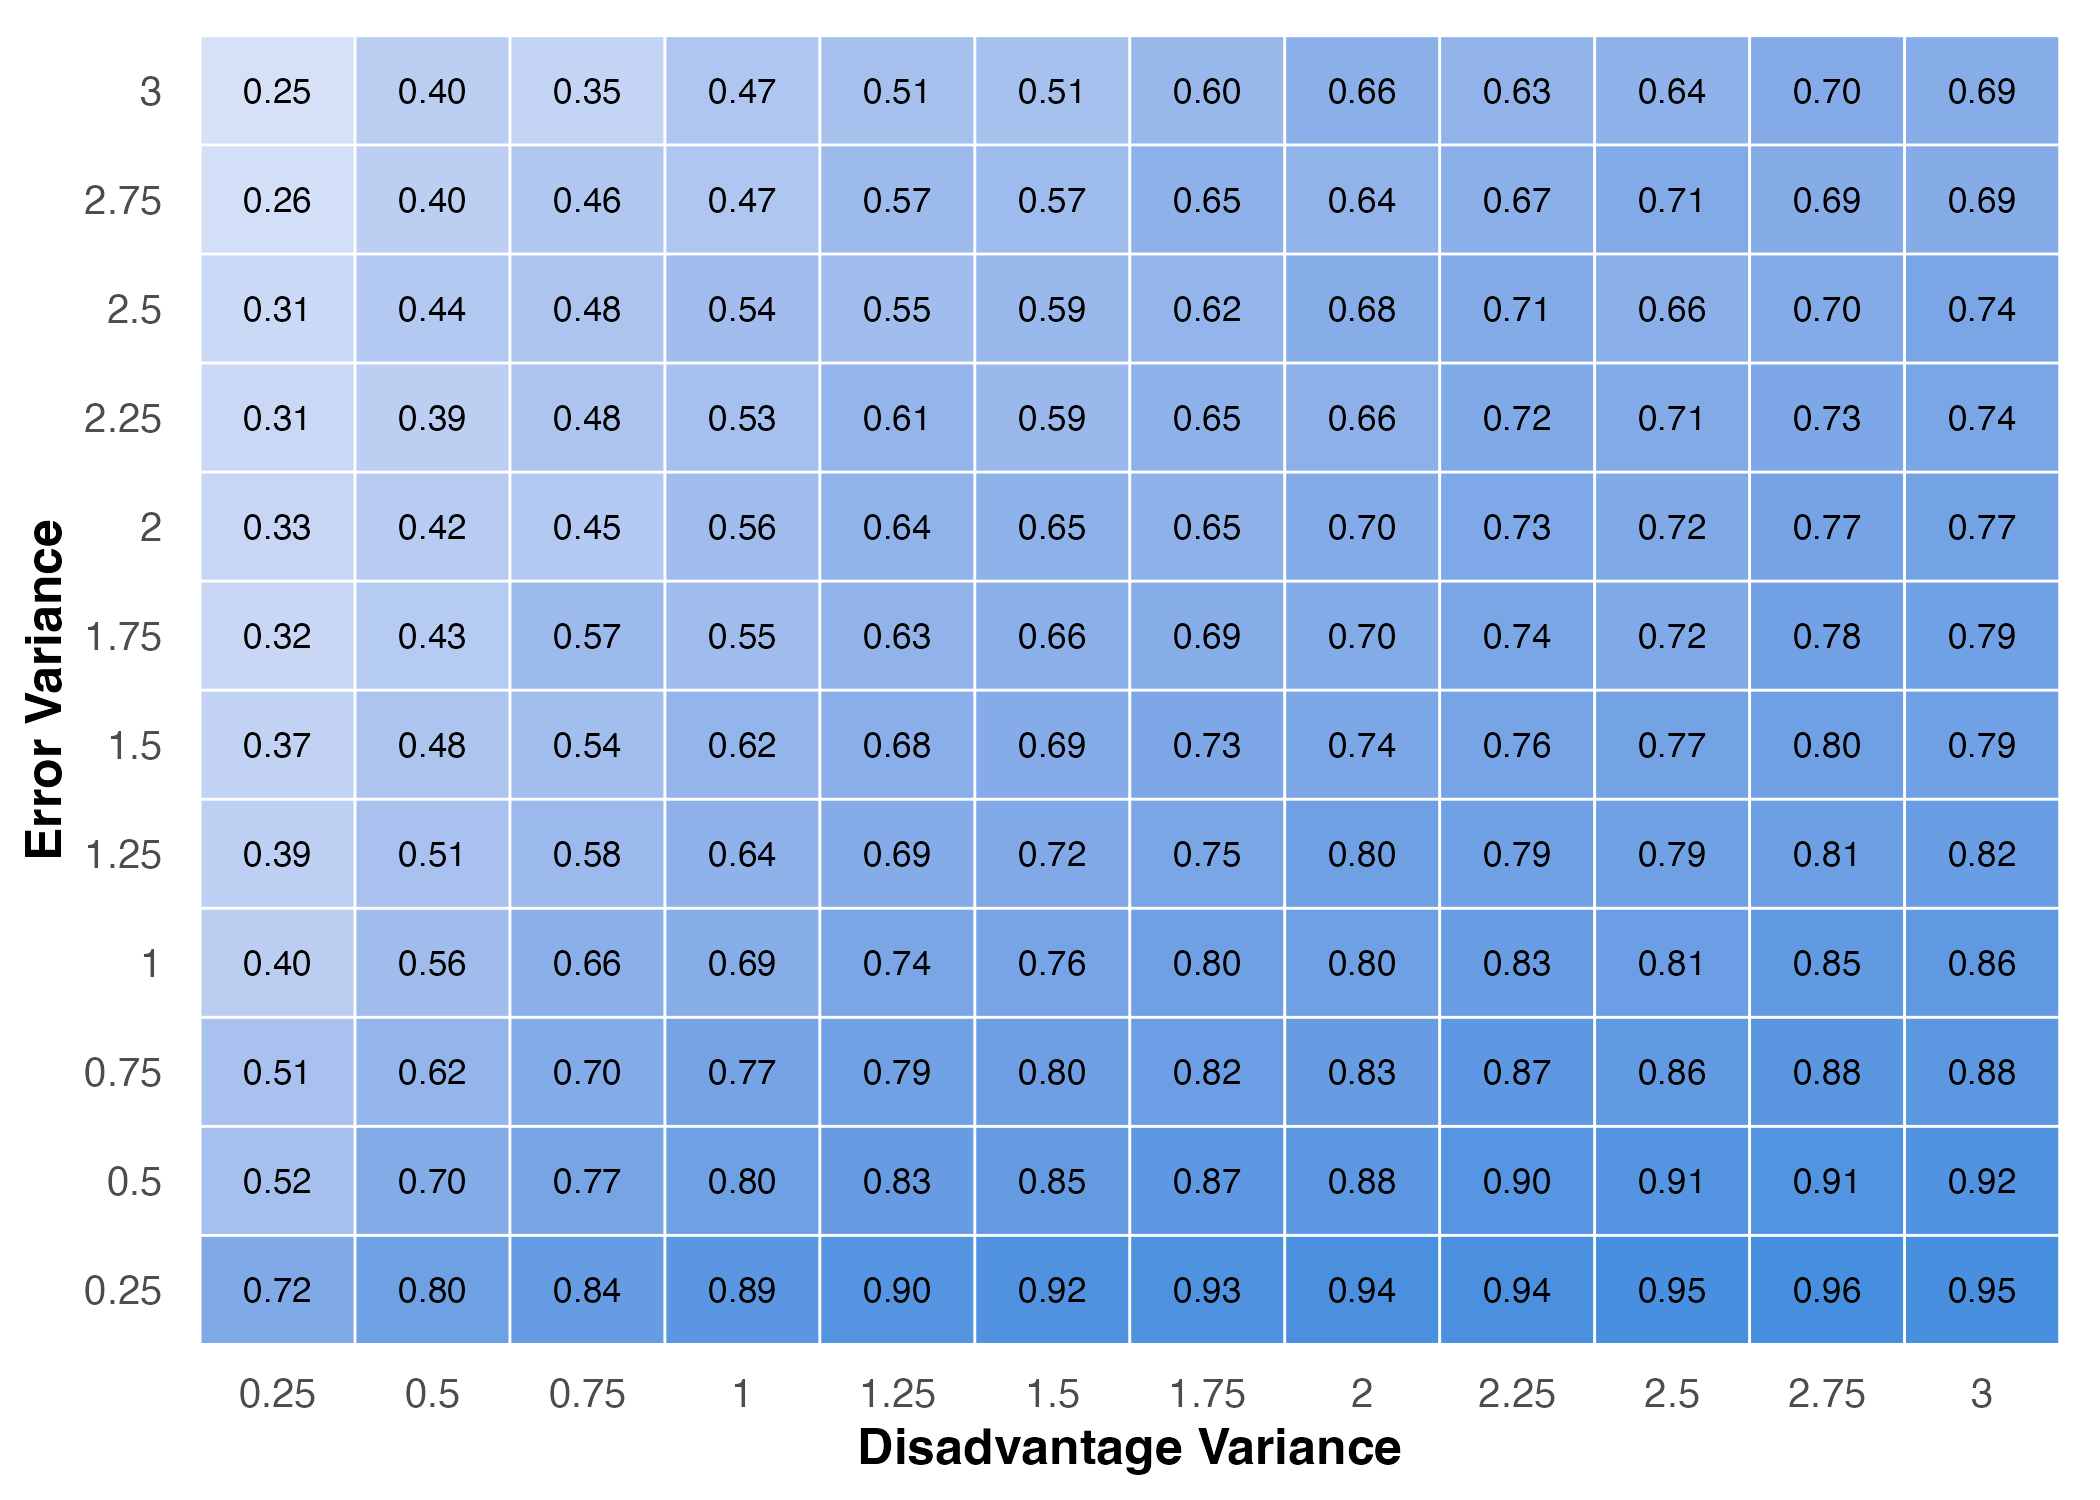

Recreate this plot in R.
# Build a grid of SD(X), Corr(X,U) combinations to try
grid <- expand.grid(
  error_var = seq(0.25, 3, by = 0.25),
  x_var = seq(0.25, 3, by = 0.25)
)

## Calculate attenuation factor based on N = 1000 people 
grid$attenuation <- mapply(function(varU, varX) {
  dat <- sim_mochi_data(var_error = varU, var_exposure = varX, diff_exposure_error = FALSE, diff_exposure_error_mult = 1, approx_disparity = 0.5, n = 1000, val_prop = 0.1)
  cov(dat$R, dat$Rstar) / var(dat$Rstar)
}, grid$error_var, grid$x_var)

# Plot
grid |>
  mutate(error_var = factor(round(error_var, 2)), 
         x_var = factor(round(x_var, 2))) |>
  ggplot() +
  geom_tile(aes(x = x_var, y = error_var, fill = attenuation), 
            color = "white", linewidth = 0.3) +
  geom_text(aes(x = x_var, y = error_var, 
                label = formatC(attenuation, digits = 2, format = "f")),
            size = 3, color = "black") +
  scale_fill_gradientn(
    colors   = c("#fcd061", "white", "#378ADD"),
    values   = scales::rescale(c(-1, 0, 1)),
    limits   = c(-1, 1),
    guide = "none"
  ) + 
  labs(x = "Disadvantage Variance",
       y = "Error Variance") +
  theme_minimal(base_size = 12) +
  theme(panel.grid  = element_blank(), 
        axis.title = element_text(face = "bold")) 
ggsave("~/Documents/mochi/figures/heatmap_varX_vs_varU.png",
       device = "png",
       width = 7,
       height = 5,
       units = "in")
